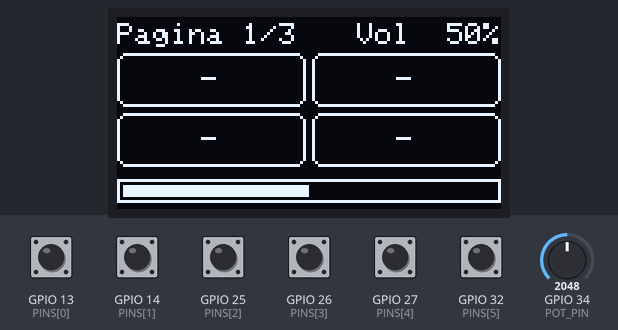
The sketch below on a simulated ESP32. Shown: 128×64 one-colour display. The inputs (shaded band) are chosen by the test bench; at power-on: GPIO 13 (PINS[0]), GPIO 14 (PINS[1]), GPIO 25 (PINS[2]), GPIO 26 (PINS[3]), GPIO 27 (PINS[4]), GPIO 32 (PINS[5]) HIGH, GPIO 34 (POT_PIN) = 2048. What the sketch prints to the serial monitor is not drawn.

Above: at 1.2 s.
1.3 s: GPIO 34 (POT_PIN) set to 2196
At 2.0 s:
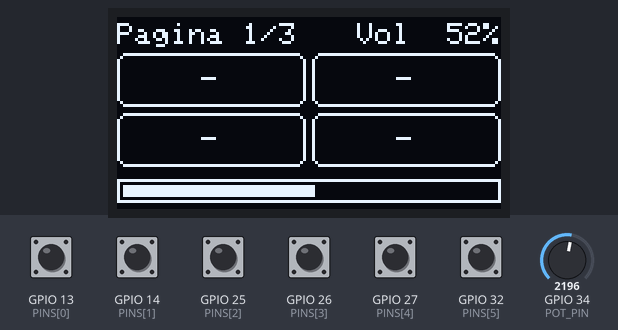
2.9 s: GPIO 13 (PINS[0]) pulled LOW for 0.15 s
At 4.6 s:
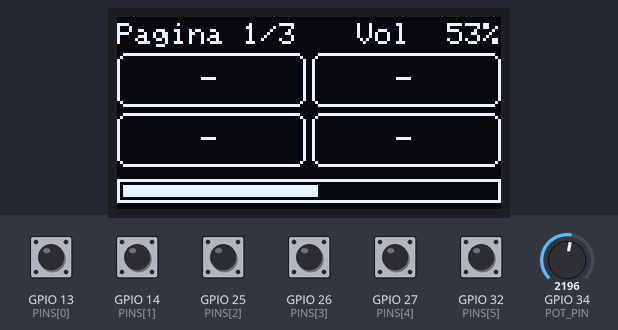
5.1 s: GPIO 34 (POT_PIN) set to 2866
At 5.8 s:
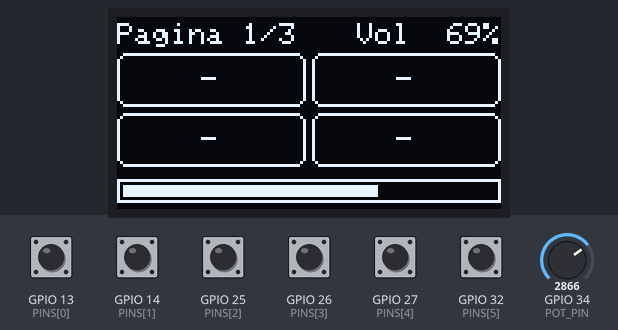
6.8 s: GPIO 14 (PINS[1]) pulled LOW for 0.15 s
At 7.1 s:
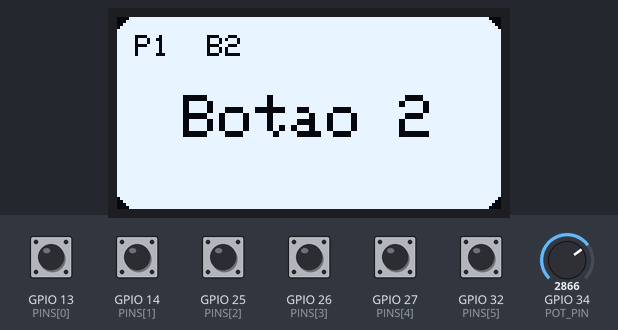
9.0 s: GPIO 25 (PINS[2]) pulled LOW for 0.15 s
At 9.5 s:
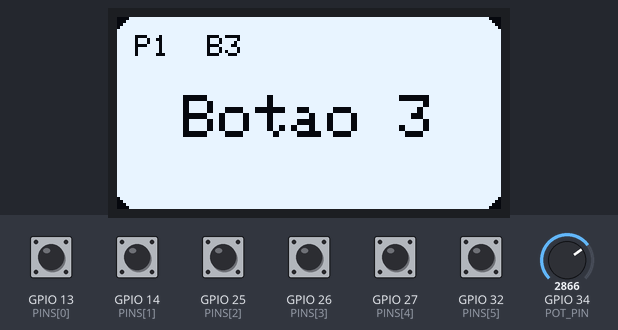
11.2 s: GPIO 26 (PINS[3]) pulled LOW for 0.15 s
At 11.7 s:
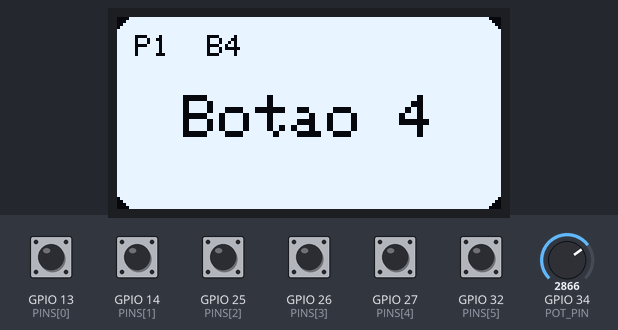
Timing chart, 0 to 14.2 s (numbered marks = the images above; inputs shaded):
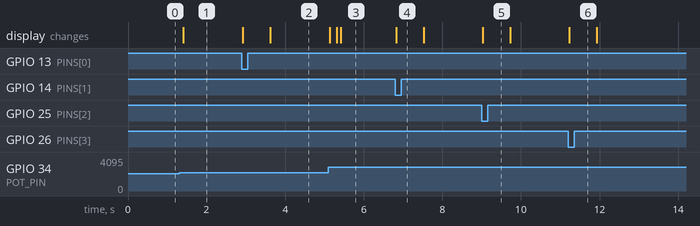

Measured:
- the behaviour switches between 2130 and 2131 on GPIO 34 (POT_PIN) (found by bisection; images 0 and 1)
- after the input at 1.3 s, the display: changes after 0.10 s (image 1)
- after the input at 2.9 s, the display: first changes at once (image 2 shows a later state)
- after the input at 5.1 s, the display: first changes at once (image 3 shows a later state)
- after the input at 6.8 s, the display: changes at once (image 4)
- after the input at 9.0 s, the display: changes at once (image 5)
- after the input at 11.2 s, the display: changes at once (image 6)

The sketch:

stream_deck_esp32.ino
```cpp
#include <Wire.h>
#include <Adafruit_GFX.h>
#include <Adafruit_SSD1306.h>

Adafruit_SSD1306 display(128, 64, &Wire, -1);

// 0-3 = ações, 4 = página anterior, 5 = próxima página
const uint8_t PINS[] = {13, 14, 25, 26, 27, 32};
const uint8_t N_PINS = 6;
const uint8_t MAX_PAGES = 10;
uint8_t pageCount = 3;
const uint8_t N_BTN = 4;
const uint8_t POT_PIN = 34;
const uint8_t LABEL_LEN = 21;      // 20 caracteres + terminador
const uint16_t FLASH_MS = 700;     // tempo da tela grande ao apertar

char labels[MAX_PAGES][N_BTN][LABEL_LEN];  // nomes enviados pelo app do PC
bool lastState[N_PINS];
uint32_t lastChange[N_PINS];
uint8_t page = 0;
int8_t pressedBtn = -1;
uint32_t flashUntil = 0;

float potSmooth = 0;
int potPercent = 0;
int lastSentPot = -1;
uint32_t lastPotRead = 0;

char rx[48];
uint8_t rxLen = 0;
bool labelsDirty = false;

// Desenha um quadradinho de botão (invertido = apertado)
void drawCell(uint8_t i, bool inverted) {
  int x = (i % 2) * 65;
  int y = 12 + (i / 2) * 20;
  if (inverted) display.fillRoundRect(x, y, 63, 18, 3, SSD1306_WHITE);
  else display.drawRoundRect(x, y, 63, 18, 3, SSD1306_WHITE);
  display.setTextColor(inverted ? SSD1306_BLACK : SSD1306_WHITE);
  display.setTextSize(1);
  char buf[11];
  const char* t = labels[page][i];
  strncpy(buf, t[0] ? t : "-", 10);
  buf[10] = 0;
  int w = strlen(buf) * 6;
  display.setCursor(x + (63 - w) / 2, y + 5);
  display.print(buf);
}

// Tela normal: página, volume, 4 botões com nome e barra do potenciômetro
void drawGrid() {
  display.clearDisplay();
  display.setTextSize(1);
  display.setTextColor(SSD1306_WHITE);
  display.setCursor(0, 2);
  display.printf("Pagina %d/%d", page + 1, pageCount);
  display.setCursor(80, 2);
  display.printf("Vol %3d%%", potPercent);
  for (uint8_t i = 0; i < N_BTN; i++) drawCell(i, false);
  display.drawRect(0, 54, 128, 8, SSD1306_WHITE);
  display.fillRect(2, 56, (124 * potPercent) / 100, 4, SSD1306_WHITE);
  display.display();
}

// Tela grande com o nome da ação apertada
void drawFlash() {
  display.clearDisplay();
  display.fillRoundRect(0, 0, 128, 64, 6, SSD1306_WHITE);
  display.setTextColor(SSD1306_BLACK);

  char fallback[12];
  const char* t = labels[page][pressedBtn];
  if (!t[0]) {
    snprintf(fallback, sizeof(fallback), "Botao %d", pressedBtn + 1);
    t = fallback;
  }
  uint8_t len = strlen(t);
  uint8_t size = (len <= 10) ? 2 : 1;
  int w = len * 6 * size;
  int x = (128 - w) / 2;
  if (x < 0) x = 0;
  display.setTextSize(size);
  display.setCursor(x, (size == 2) ? 26 : 30);
  display.print(t);

  display.setTextSize(1);
  display.setCursor(6, 6);
  display.printf("P%d  B%d", page + 1, pressedBtn + 1);
  display.display();
}

void draw() {
  if (flashUntil) drawFlash();
  else drawGrid();
}

void onPress(uint8_t i) {
  if (i == 4) {
    page = (page + pageCount - 1) % pageCount;
    flashUntil = 0;
  } else if (i == 5) {
    page = (page + 1) % pageCount;
    flashUntil = 0;
  } else {
    pressedBtn = i;
    flashUntil = millis() + FLASH_MS;
    Serial.printf("B,%d,%d\n", page, i);  // B,pagina,botao
  }
  draw();
}

void readPot() {
  potSmooth = potSmooth * 0.8f + analogRead(POT_PIN) * 0.2f;
  potPercent = constrain(map((int)potSmooth, 0, 4095, 0, 100), 0, 100);

  bool changed = abs(potPercent - lastSentPot) >= 2;
  bool reachedEdge = potPercent != lastSentPot && (potPercent == 0 || potPercent == 100);
  if (changed || reachedEdge) {
    lastSentPot = potPercent;
    Serial.printf("P,%d\n", potPercent);  // P,valor (0 a 100)
    draw();
  }
}

// Recebe linhas do PC no formato: L,pagina,botao,texto
void handleLine(char* s) {
  if (s[0] == 'C' && s[1] == ',') {
    int count = atoi(s + 2);
    if (count >= 1 && count <= MAX_PAGES) {
      pageCount = count;
      if (page >= pageCount) page = pageCount - 1;
      labelsDirty = true;
    }
    return;
  }
  if (s[0] != 'L' || s[1] != ',') return;
  char* p1 = s + 2;
  char* c1 = strchr(p1, ',');
  if (!c1) return;
  *c1 = 0;
  char* b1 = c1 + 1;
  char* c2 = strchr(b1, ',');
  if (!c2) return;
  *c2 = 0;
  int p = atoi(p1);
  int b = atoi(b1);
  if (p < 0 || p >= pageCount || b < 0 || b >= N_BTN) return;
  strncpy(labels[p][b], c2 + 1, LABEL_LEN - 1);
  labels[p][b][LABEL_LEN - 1] = 0;
  labelsDirty = true;
}

void readSerial() {
  while (Serial.available()) {
    char c = Serial.read();
    if (c == '\n') {
      rx[rxLen] = 0;
      if (rxLen && rx[rxLen - 1] == '\r') rx[rxLen - 1] = 0;
      handleLine(rx);
      rxLen = 0;
    } else if (rxLen < sizeof(rx) - 1) {
      rx[rxLen++] = c;
    }
  }
  if (labelsDirty) {
    labelsDirty = false;
    draw();
  }
}

void setup() {
  Serial.begin(115200);
  for (uint8_t i = 0; i < N_PINS; i++) {
    pinMode(PINS[i], INPUT_PULLUP);
    lastState[i] = true;
  }
  potSmooth = analogRead(POT_PIN);

  Wire.begin(21, 22);
  display.begin(SSD1306_SWITCHCAPVCC, 0x3C);  // se ficar em branco, tente 0x3D
  readPot();
  draw();
}

void loop() {
  readSerial();

  for (uint8_t i = 0; i < N_PINS; i++) {
    bool s = digitalRead(PINS[i]);
    if (s != lastState[i] && millis() - lastChange[i] > 30) {
      lastChange[i] = millis();
      lastState[i] = s;
      if (!s) onPress(i);
    }
  }

  if (millis() - lastPotRead > 20) {
    lastPotRead = millis();
    readPot();
  }

  if (flashUntil && (int32_t)(millis() - flashUntil) >= 0) {
    flashUntil = 0;
    draw();
  }
}
```
